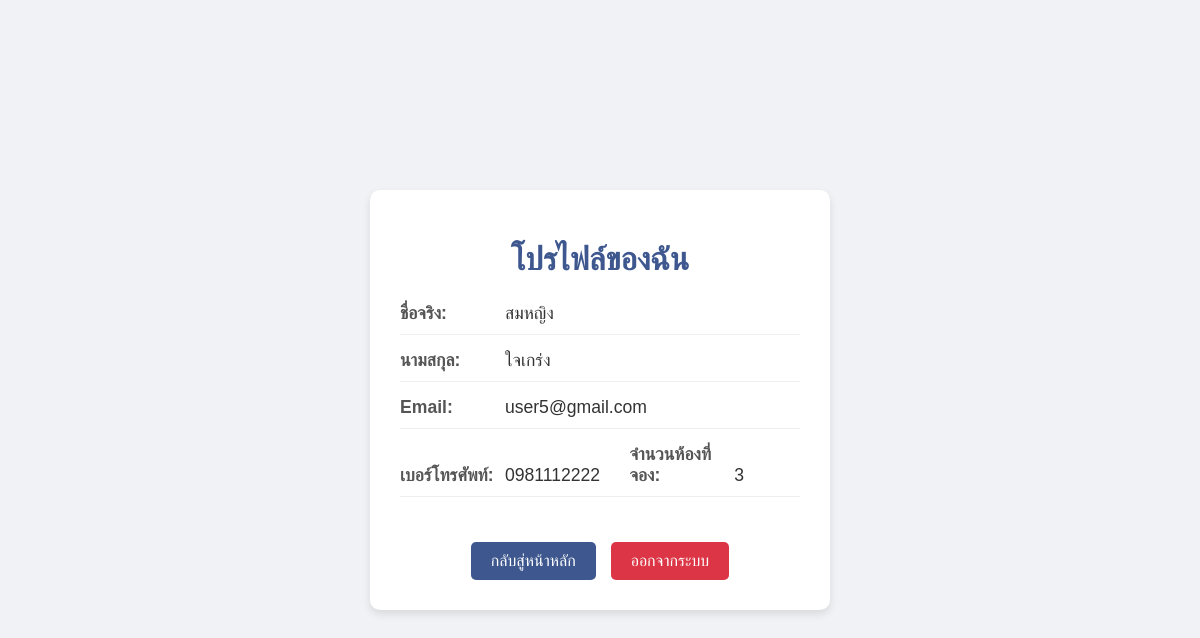
The page /PHP/profile.php (signed in) on the database its author committed.
### tables this page shows
CREATE TABLE `member` (
  `Email_member` varchar(30) NOT NULL,
  `Password` varchar(255) DEFAULT NULL,
  `Title_name` varchar(6) DEFAULT NULL,
  `First_name` varchar(50) DEFAULT NULL,
  `Last_name` varchar(50) DEFAULT NULL,
  `Gender` varchar(4) DEFAULT NULL,
  `Phone_number` varchar(10) DEFAULT NULL
);

### PHP/profile.php (the view, shortened to what this page needs)
<?php
include 'db.php';
$Email_member = $_SESSION['email'];
$sql = "SELECT m.First_name, m.Last_name, m.Email_member, m.Phone_number,
               COALESCE(SUM(r.Number_of_rooms),0) AS Total_rooms
        FROM member m
        LEFT JOIN reservation r ON m.Email_member = r.Email_member
        WHERE m.Email_member = ?";
$stmt = $conn->prepare($sql);
$stmt->bind_param("s", $Email_member);
$stmt->execute();
$result = $stmt->get_result();
if ($result->num_rows > 0) {
    $row = $result->fetch_assoc();
    $First_name = $row['First_name'];
    $Last_name = $row['Last_name'];
    $Email_member = $row['Email_member'];
    $Phone_number = $row['Phone_number'];
    $Total_rooms = $row['Total_rooms'];
} else {
    die("ไม่พบข้อมูลผู้ใช้");
}
?>
<!DOCTYPE html>
<html lang="th">
<head>
<link rel="stylesheet" href="../CSS/css/profile.css">
</head>
<body>
<div class="profile-container">
    <h1>โปรไฟล์ของฉัน</h1>
    <div class="profile-info">
        <p><strong class="label-fixed-width">ชื่อจริง:</strong> <?= htmlspecialchars($First_name) ?></p>
        <p><strong class="label-fixed-width">นามสกุล:</strong> <?= htmlspecialchars($Last_name) ?></p>
        <p><strong class="label-fixed-width">Email:</strong> <?= htmlspecialchars($Email_member) ?></p>
        <p>
            <strong>เบอร์โทรศัพท์:</strong> <?= htmlspecialchars($Phone_number) ?>
            <strong>จำนวนห้องที่จอง:</strong> <?= htmlspecialchars($Total_rooms) ?>
        </p>
    </div>
    <div class="navigation-links">
        <a href="home.php" class="back-link">กลับสู่หน้าหลัก</a>
        <a href="./index.php" class="logout-link">ออกจากระบบ</a>
    </div>
</div>
</body>
</html>

### CSS/css/profile.css (style rules this page uses)
body { font-family: 'Arial', sans-serif; background-color: #f0f2f5; display: flex; justify-content: center; align-items: center; height: 100vh; margin: 0; color: #333; }
.profile-container { background-color: #ffffff; padding: 30px; border-radius: 10px; box-shadow: 0 4px 8px rgba(0, 0, 0, 0.1); width: 400px; text-align: center; }
h1 { color: #3e588f; margin-bottom: 25px; }
.profile-info p { font-size: 1.1em; text-align: left; margin: 15px 0; padding-bottom: 10px; border-bottom: 1px solid #eee; }
.profile-info strong { color: #555; width: 100px; display: inline-block; }
.back-link { display: inline-block; margin-top: 25px; padding: 10px 20px; background-color: #3e588f; color: #ffffff; text-decoration: none; border-radius: 5px; transition: background-color 0.3s ease; }

### PHP/profile.php (style rules this page uses)
.navigation-links { margin-top: 20px; display: flex; justify-content: center; align-items: center; gap: 15px; }
.logout-link { display: inline-block; margin-top: 25px; padding: 10px 20px; background-color: #dc3545; color: #ffffff; text-decoration: none; border-radius: 5px; transition: background-color 0.3s ease; }
.label-fixed-width { color: #555; width: 100px; display: inline-block; }

### rows shown on the page
member: First_name "สมหญิง", Last_name "ใจเกร่ง", Email_member "user5@gmail.com", Phone_number "0981112222"

### other values the page prints
$Total_rooms "3"
